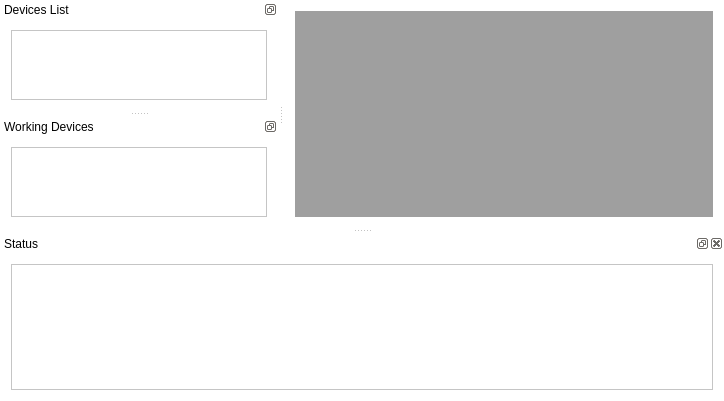
<?xml version="1.0" encoding="UTF-8"?>
<ui version="4.0">
 <class>MainWindow</class>
 <widget class="QMainWindow" name="MainWindow">
  <property name="geometry">
   <rect>
    <x>0</x>
    <y>0</y>
    <width>724</width>
    <height>401</height>
   </rect>
  </property>
  <property name="windowTitle">
   <string>USB Monitor PC</string>
  </property>
  <property name="autoFillBackground">
   <bool>false</bool>
  </property>
  <property name="styleSheet">
   <string notr="true">background-color: rgb(255, 255, 255);</string>
  </property>
  <property name="documentMode">
   <bool>true</bool>
  </property>
  <property name="unifiedTitleAndToolBarOnMac">
   <bool>true</bool>
  </property>
  <widget class="QWidget" name="centralWidget">
   <layout class="QGridLayout" name="gridLayout">
    <item row="0" column="0">
     <widget class="QMdiArea" name="mdiArea">
      <property name="baseSize">
       <size>
        <width>100</width>
        <height>100</height>
       </size>
      </property>
      <property name="autoFillBackground">
       <bool>true</bool>
      </property>
      <property name="lineWidth">
       <number>0</number>
      </property>
      <property name="documentMode">
       <bool>true</bool>
      </property>
     </widget>
    </item>
   </layout>
  </widget>
  <widget class="QMenuBar" name="menuBar">
   <property name="enabled">
    <bool>false</bool>
   </property>
   <property name="geometry">
    <rect>
     <x>0</x>
     <y>0</y>
     <width>724</width>
     <height>21</height>
    </rect>
   </property>
  </widget>
  <widget class="QDockWidget" name="devDock">
   <property name="floating">
    <bool>false</bool>
   </property>
   <property name="features">
    <set>QDockWidget::DockWidgetFloatable|QDockWidget::DockWidgetMovable</set>
   </property>
   <property name="allowedAreas">
    <set>Qt::LeftDockWidgetArea|Qt::RightDockWidgetArea</set>
   </property>
   <property name="windowTitle">
    <string>Devices List</string>
   </property>
   <attribute name="dockWidgetArea">
    <number>1</number>
   </attribute>
   <widget class="QWidget" name="dockWidgetContents">
    <layout class="QVBoxLayout" name="verticalLayout">
     <item>
      <widget class="QListWidget" name="devlistWidget">
       <property name="contextMenuPolicy">
        <enum>Qt::CustomContextMenu</enum>
       </property>
       <property name="resizeMode">
        <enum>QListView::Adjust</enum>
       </property>
       <property name="wordWrap">
        <bool>true</bool>
       </property>
      </widget>
     </item>
    </layout>
   </widget>
  </widget>
  <widget class="QDockWidget" name="workDock">
   <property name="features">
    <set>QDockWidget::DockWidgetFloatable|QDockWidget::DockWidgetMovable</set>
   </property>
   <property name="windowTitle">
    <string>Working Devices</string>
   </property>
   <attribute name="dockWidgetArea">
    <number>1</number>
   </attribute>
   <widget class="QWidget" name="dockWidgetContents_2">
    <layout class="QVBoxLayout" name="verticalLayout_2">
     <item>
      <widget class="QListWidget" name="listWidget">
       <property name="contextMenuPolicy">
        <enum>Qt::CustomContextMenu</enum>
       </property>
       <property name="resizeMode">
        <enum>QListView::Adjust</enum>
       </property>
       <property name="wordWrap">
        <bool>true</bool>
       </property>
      </widget>
     </item>
    </layout>
   </widget>
  </widget>
  <widget class="QDockWidget" name="statusDock">
   <property name="minimumSize">
    <size>
     <width>89</width>
     <height>111</height>
    </size>
   </property>
   <property name="styleSheet">
    <string notr="true">background-color: rgb(255, 255, 255);
border-color: rgb(0, 0, 0);</string>
   </property>
   <property name="features">
    <set>QDockWidget::DockWidgetClosable|QDockWidget::DockWidgetFloatable</set>
   </property>
   <property name="allowedAreas">
    <set>Qt::BottomDockWidgetArea</set>
   </property>
   <property name="windowTitle">
    <string notr="true">Status</string>
   </property>
   <attribute name="dockWidgetArea">
    <number>8</number>
   </attribute>
   <widget class="QWidget" name="dockWidgetContents_3">
    <layout class="QVBoxLayout" name="verticalLayout_3">
     <item>
      <widget class="QPlainTextEdit" name="statusTextbox">
       <property name="sizePolicy">
        <sizepolicy hsizetype="Expanding" vsizetype="Expanding">
         <horstretch>0</horstretch>
         <verstretch>0</verstretch>
        </sizepolicy>
       </property>
       <property name="maximumSize">
        <size>
         <width>16777215</width>
         <height>16777215</height>
        </size>
       </property>
       <property name="font">
        <font>
         <family>Courier</family>
        </font>
       </property>
       <property name="autoFillBackground">
        <bool>true</bool>
       </property>
       <property name="documentTitle">
        <string/>
       </property>
       <property name="undoRedoEnabled">
        <bool>false</bool>
       </property>
       <property name="readOnly">
        <bool>true</bool>
       </property>
       <property name="plainText">
        <string/>
       </property>
       <property name="backgroundVisible">
        <bool>true</bool>
       </property>
       <property name="centerOnScroll">
        <bool>true</bool>
       </property>
      </widget>
     </item>
    </layout>
   </widget>
  </widget>
 </widget>
 <layoutdefault spacing="6" margin="11"/>
 <resources/>
 <connections/>
</ui>
